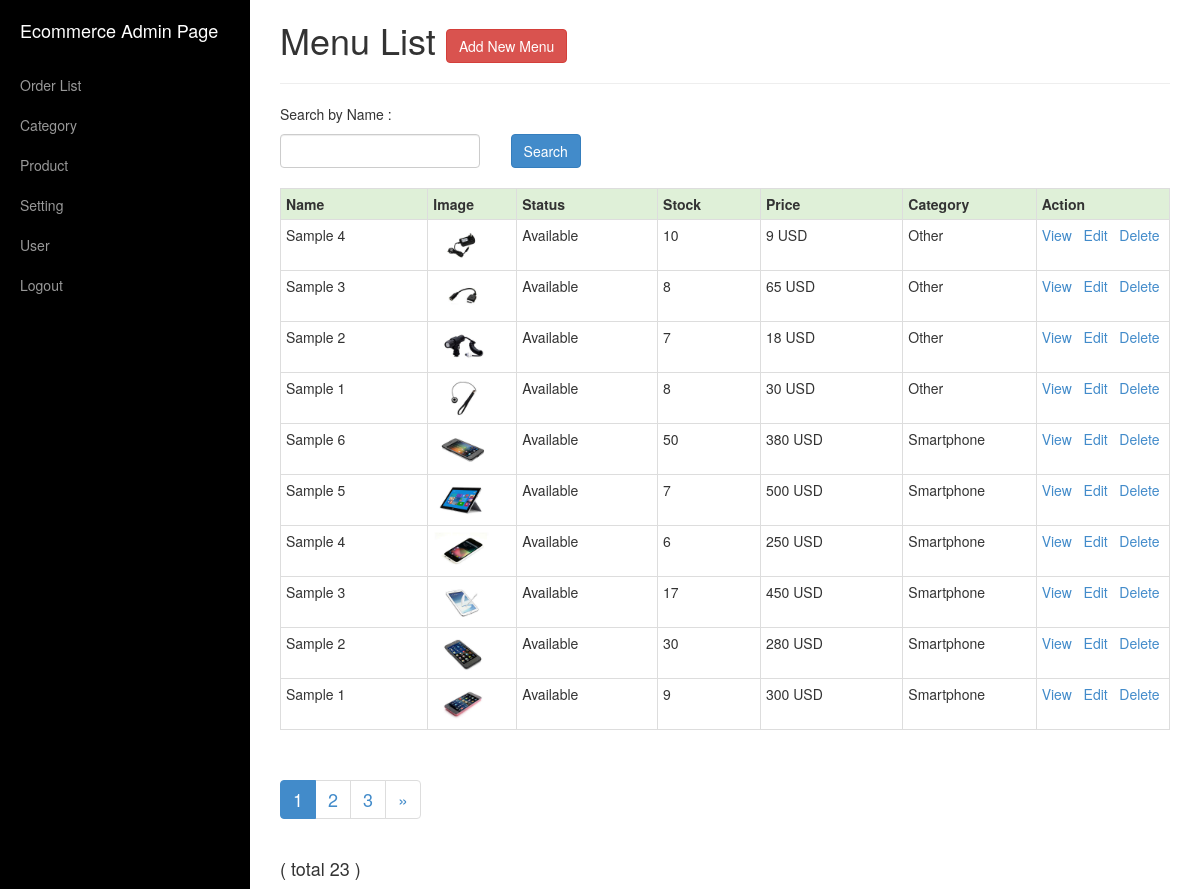
/menu.php (signed in), run on the app's committed database.
### tables this page shows
CREATE TABLE IF NOT EXISTS `tbl_menu` (
  `Menu_ID` int(11) NOT NULL AUTO_INCREMENT,
  `Menu_name` varchar(50) NOT NULL,
  `Category_ID` int(11) NOT NULL,
  `Price` double NOT NULL,
  `Serve_for` varchar(45) NOT NULL,
  `Menu_image` text NOT NULL,
  `Description` text NOT NULL,
  `Quantity` int(11) NOT NULL,
  PRIMARY KEY (`Menu_ID`)
);

CREATE TABLE IF NOT EXISTS `tbl_setting` (
  `Variable` varchar(20) NOT NULL,
  `Value` varchar(5) NOT NULL
);

CREATE TABLE IF NOT EXISTS `tbl_category` (
  `Category_ID` int(11) NOT NULL AUTO_INCREMENT,
  `Category_name` varchar(20) NOT NULL,
  `Category_image` text NOT NULL,
  PRIMARY KEY (`Category_ID`)
);

### public/menu_table.php (the view, shortened to what this page needs)
<?php
	include_once('includes/connect_database.php');
	include_once('functions.php');
?>
<div id="content" class="container col-md-12">
	<?php
		$function = new functions;
		$data = array();
		if(isset($_GET['keyword'])){
			$keyword = $function->sanitize($_GET['keyword']);
			$bind_keyword = "%".$keyword."%";
		}else{
			$keyword = "";
			$bind_keyword = $keyword;
		}
		$sql_query = "SELECT Value
				FROM tbl_setting
				WHERE Variable = 'Currency'";
		$stmt = $connect->stmt_init();
		if($stmt->prepare($sql_query)) {
			$stmt->execute();
			$stmt->store_result();
			$stmt->bind_result($currency);
		}
		if(empty($keyword)){
			$sql_query = "SELECT Menu_ID, Menu_name, Category_name, Price, Serve_for, Menu_image, Quantity
					FROM tbl_menu m, tbl_category c
					WHERE m.Category_ID = c.Category_ID
					ORDER BY m.Menu_ID DESC";
		}else{
			$sql_query = "SELECT Menu_ID, Menu_name, Category_name, Price, Serve_for, Menu_image, Quantity
					FROM tbl_menu m, tbl_category c
					WHERE m.Category_ID = c.Category_ID AND Menu_name LIKE ?
					ORDER BY m.Menu_ID DESC";
		}
		$stmt = $connect->stmt_init();
		if($stmt->prepare($sql_query)) {
			$stmt->execute();
			$stmt->store_result();
			$stmt->bind_result($data['Menu_ID'],
					$data['Menu_name'],
					$data['Category_name'],
					$data['Price'],
					$data['Serve_for'],
					$data['Menu_image'],
					$data['Quantity']
					);
			$total_records = $stmt->num_rows;
		}
		if(isset($_GET['page'])){
			$page = $_GET['page'];
		}else{
			$page = 1;
		}
		$offset = 10;
		if ($page){
			$from 	= ($page * $offset) - $offset;
		}else{
			$from = 0;
		}
		if(empty($keyword)){
			$sql_query = "SELECT Menu_ID, Menu_name, Category_name, Price, Serve_for, Menu_image, Quantity
					FROM tbl_menu m, tbl_category c
					WHERE m.Category_ID = c.Category_ID
					ORDER BY m.Menu_ID DESC LIMIT ?, ?";
		}else{
			$sql_query = "SELECT Menu_ID, Menu_name, Category_name, Price, Serve_for, Menu_image, Quantity
					FROM tbl_menu m, tbl_category c
					WHERE m.Category_ID = c.Category_ID AND Menu_name LIKE ?
					ORDER BY m.Menu_ID DESC LIMIT ?, ?";
		}
		$stmt_paging = $connect->stmt_init();
		if($stmt_paging ->prepare($sql_query)) {
			if(empty($keyword)){
				$stmt_paging ->bind_param('ss', $from, $offset);
			}else{
				$stmt_paging ->bind_param('sss', $bind_keyword, $from, $offset);
			}
			$stmt_paging ->execute();
			$stmt_paging ->store_result();
			$stmt_paging->bind_result($data['Menu_ID'],
					$data['Menu_name'],
					$data['Category_name'],
					$data['Price'],
					$data['Serve_for'],
					$data['Menu_image'],
					$data['Quantity']
					);
			$total_records_paging = $total_records;
		}
		if($total_records_paging == 0){
	?>
	<h1>Menu Not Available
		<a href="add-menu.php">
			<button class="btn btn-danger">Add New Menu</button>
		</a>
	</h1>
	<hr />
	<?php
		}else{
	?>
	<div class="col-md-12">
		<h1>
			Menu List
			<a href="add-menu.php">
				<button class="btn btn-danger">Add New Menu</button>
			</a>
			<hr/>
		</h1>
	</div>
	<form class="list_header" method="get">
	<div class="col-md-12">
		<p class="pholder">Search by Name : </p>
	</div>
	<div class="col-md-3">
		<input type="text" class="form-control" name="keyword" />
	</div>
	<br>
		<input type="submit" class="btn btn-primary" name="btnSearch" value="Search" />
	</form>
	<br/>
	<div class="col-md-12">
	<div class="table-responsive">
	<table class='table table-hover table-condensed table-bordered'>
		<tr class="success">
			<th>Name</th>
			<th>Image</th>
			<th>Status</th>
			<th>Stock</th>
			<th>Price</th>
			<th>Category</th>
			<th>Action</th>
		</tr>
	<?php
		while ($stmt_paging->fetch()){ ?>
		<tr>
			<td><?php echo $data['Menu_name'];?></td>
			<td width="10%"><img src="<?php echo $data['Menu_image']; ?>" width="60" height="40"/></td>
			<td><?php echo $data['Serve_for'];?></td>
			<td><?php echo $data['Quantity'];?></td>
			<td><?php echo $data['Price']." ".$currency;?></td>
			<td width="15%"><?php echo $data['Category_name'];?></td>
			<td width="15%">
				<a href="menu-detail.php?id=<?php echo $data['Menu_ID'];?>">
					View
				</a>&nbsp;
				<a href="edit-menu.php?id=<?php echo $data['Menu_ID'];?>">
					Edit
				</a>&nbsp;
				<a href="delete-menu.php?id=<?php echo $data['Menu_ID'];?>">
					Delete
				</a>
			</td>
		</tr>
	<?php } }?>
	</table>
	</div>
	</div>
	<div class="col-md-12">
	<h4>
	</h4>
	</div>
</div>

### data on the page
tbl_menu: Menu_name "Sample 4", Menu_image (picture), Serve_for "Available", Quantity "10", Price "9", Category_ID.Category_name "Other"
tbl_setting: Value "USD"
tbl_menu: Menu_name "Sample 3", Menu_image (picture), Serve_for "Available", Quantity "8", Price "65", Category_ID.Category_name "Other"
tbl_menu: Menu_name "Sample 2", Menu_image (picture), Serve_for "Available", Quantity "7", Price "18", Category_ID.Category_name "Other"
tbl_menu: Menu_name "Sample 1", Menu_image (picture), Serve_for "Available", Quantity "8", Price "30", Category_ID.Category_name "Other"
tbl_menu: Menu_name "Sample 6", Menu_image (picture), Serve_for "Available", Quantity "50", Price "380", Category_ID.Category_name "Smartphone"
tbl_menu: Menu_name "Sample 5", Menu_image (picture), Serve_for "Available", Quantity "7", Price "500", Category_ID.Category_name "Smartphone"
tbl_menu: Menu_name "Sample 4", Menu_image (picture), Serve_for "Available", Quantity "6", Price "250", Category_ID.Category_name "Smartphone"
tbl_menu: Menu_name "Sample 3", Menu_image (picture), Serve_for "Available", Quantity "17", Price "450", Category_ID.Category_name "Smartphone"
tbl_menu: Menu_name "Sample 2", Menu_image (picture), Serve_for "Available", Quantity "30", Price "280", Category_ID.Category_name "Smartphone"
tbl_menu: Menu_name "Sample 1", Menu_image (picture), Serve_for "Available", Quantity "9", Price "300", Category_ID.Category_name "Smartphone"

### other printed values
$total "23"
